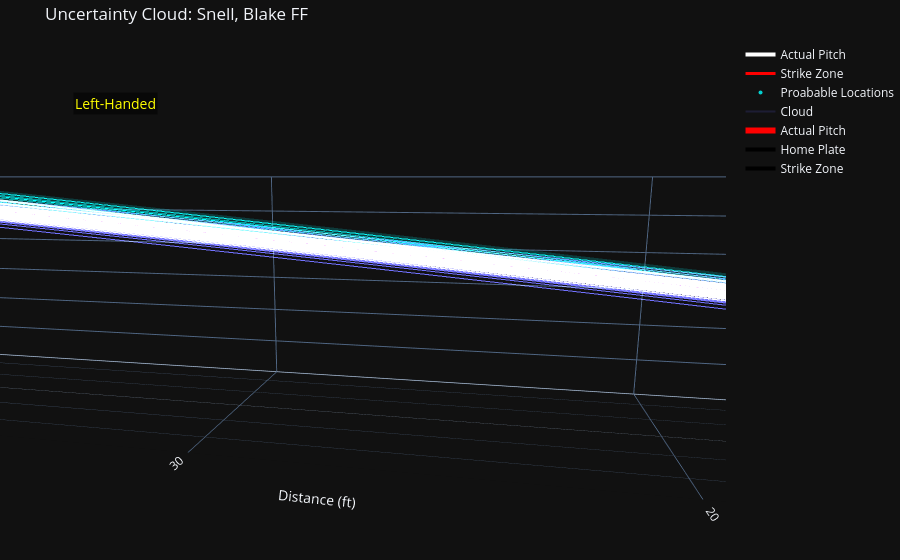

Here is the notebook cell this chart was saved with:
### Markdown cell above
## Visualize 3D Cloud

### Code cell
if not df.empty:
    fig = visualize_pitch_cloud(actual_traj, cloud_trajs, pitch_type=pitch_type)

    # 1. Plot Cloud (Thin, transparent lines)
    for i, traj in enumerate(cloud_trajs):
        fig.add_trace(go.Scatter3d(
            x=traj['x'], y=traj['y'], z=traj['z'],
            mode='lines',
            line=dict(color='rgba(100, 100, 255, 0.15)', width=2),
            name='Cloud' if i == 0 else None,
            showlegend=(i == 0)
        ))

    # 2. Plot Actual Trajectory (Thick, solid)
    if actual_traj is not None:
        fig.add_trace(go.Scatter3d(
            x=actual_traj['x'], y=actual_traj['y'], z=actual_traj['z'],
            mode='lines',
            line=dict(color='red', width=6),
            name='Actual Pitch'
        ))

    # 3. Add Plate and Zone
    # Plate (Home Plate is approx 17 inches wide, pentagon shape... simplified here)
    y_front = 17.0 / 12.0  # 1.4167 ft (front of plate in Statcast coordinates)
    plate_x = [-0.708, 0.708, 0.708, 0, -0.708, -0.708]
    plate_y = [y_front, y_front, y_front - 0.708, 0, y_front - 0.708, y_front]
    fig.add_trace(go.Scatter3d(
        x=plate_x, y=plate_y, z=[0]*6,
        mode='lines',
        line=dict(color='black', width=4),
        name='Home Plate'
    ))

    # Strike Zone (Rectangular box at front of plate y=y_front)
    sz_top = row.get('sz_top', 3.5)
    sz_bot = row.get('sz_bot', 1.5)
    zone_x = [-0.708, 0.708, 0.708, -0.708, -0.708]
    zone_z = [sz_bot, sz_bot, sz_top, sz_top, sz_bot]
    fig.add_trace(go.Scatter3d(
        x=zone_x, y=[y_front]*5, z=zone_z,
        mode='lines',
        line=dict(color='black', width=4),
        name='Strike Zone'
    ))

    # Layout
    fig.update_layout(
        title=f"Uncertainty Cloud: {pitcher_name} {pitch_type}",
        scene=dict(
            xaxis=dict(title='X (ft)', range=[-3, 3]),
            yaxis=dict(title='Distance (ft)', range=[0, 60.5]),
            zaxis=dict(title='Height (ft)', range=[0, 6]),
            aspectmode='manual',
            aspectratio=dict(x=1, y=10, z=1)
        ),
        margin=dict(l=0, r=0, b=0, t=40)
    )

    fig.show()
